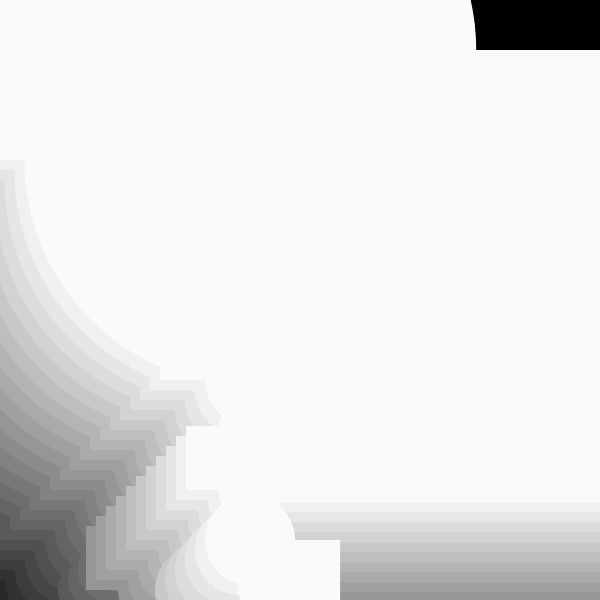
Frame 1 (no input)
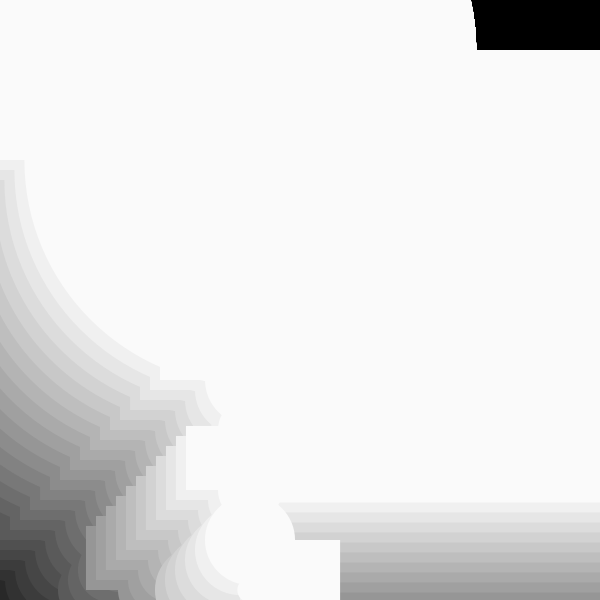
Frame 60 (the mouse pressed at the canvas centre just before this capture)
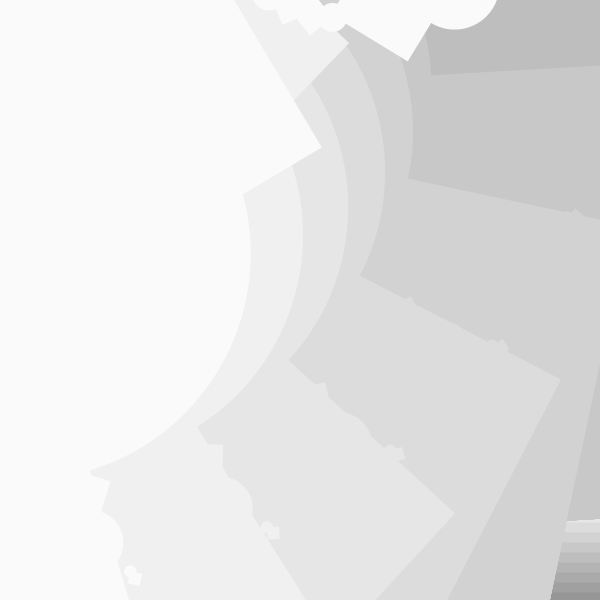
Frame 120 (the mouse held since frame 60 and released just before this capture)

The Processing sketch that drew these frames (run headless with seeded random() and noise(); from frame 60 on, the mouse is pressed at the canvas centre):

// Processing sketch: processing_45612
// ── processing_45612.pde

void setup(){
  size(600, 600);
  smooth();
  background(0);
  fill(255);
  noStroke();
}

void draw(){
  float ellSize = 0;
  for(int x = 0; x < width; x+=10){
    for(int y = 0;y < height; y+=10){
      fill(x);
      ellSize = tan(y+x) *10;
      rotate(mouseX);
      rect(x,y,ellSize,ellSize);
      ellipse(x,y,ellSize,ellSize);
      
    }
  }
}

                
                
